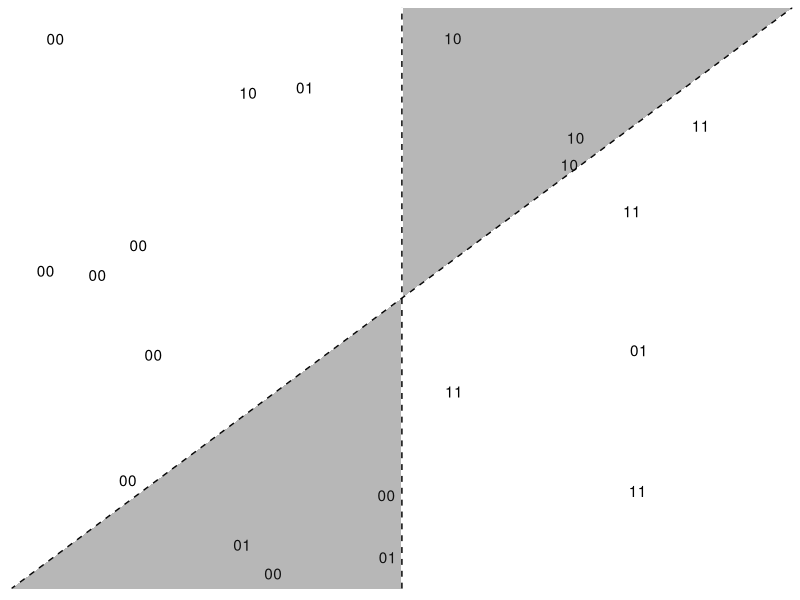

Write the R code that produced this figure.
### Example 3 from 'On label dependence and loss minimization in multi-label classificatino' ###
library(tidyverse)

example3 <- function(n = 10, alpha = pi/4, plot = TRUE, err = 0.1) {

  x <- runif(n = n*2, min = -1, max = 1)
  X <- matrix(x, ncol = 2)
  colnames(X) <- paste0("X", 1:2)
  
  beta1 <- c(0, 1, 0)
  beta2 <- c(0, tan(alpha), -1)
  
  y <- cbind(1, X) %*% cbind(beta1, beta2)
  err1_sample <- sample(c(-1, 1), prob = c(err, 1-err), size = n, replace = TRUE)
  err2_sample <- sample(c(-1, 1), prob = c(err, 1-err), size = n, replace = TRUE)
  y <- y * cbind(err1_sample, err2_sample)
  Y <- ifelse(y < 0, 0, 1)
  colnames(Y) <- paste0("Y", 1:2)
  
  p <- NULL
  if(plot) {
    bound_data <- data.frame(X = seq(-1.05, 1.05, len = 500), Y = seq(-1.05, 1.05, len = 500) * tan(alpha))
    
    p <- data.frame(X, Y) %>% 
      ggplot(aes(X1, X2)) + 
      #geom_point(aes(color = factor(Y1), shape = factor(Y2)), size = 5) + 
      theme(line = element_blank(), text = element_blank(), rect = element_blank()) +
      scale_y_continuous(limits = c(-1.05, 1.05), expand = c(0, 0)) +
      scale_x_continuous(limits = c(-1.05, 1.05), expand = c(0, 0)) +
      geom_abline(slope = tan(alpha), intercept = 0, linetype = "dashed") +
      geom_vline(xintercept = 0, linetype = "dashed") +
      geom_text(aes(label = paste0(Y1, Y2))) +
      geom_ribbon(data = bound_data[bound_data$X >= 0,], aes(ymin = Y, ymax = Inf, x = X), inherit.aes = FALSE, alpha = 0.35) +
      geom_ribbon(data = bound_data[bound_data$X < 0,], aes(ymin = -Inf, ymax = Y, x = X), inherit.aes = FALSE, alpha = 0.35)
  }
  
  list(data = data.frame(X, Y), plot = p)
}

example3(n = 20)
